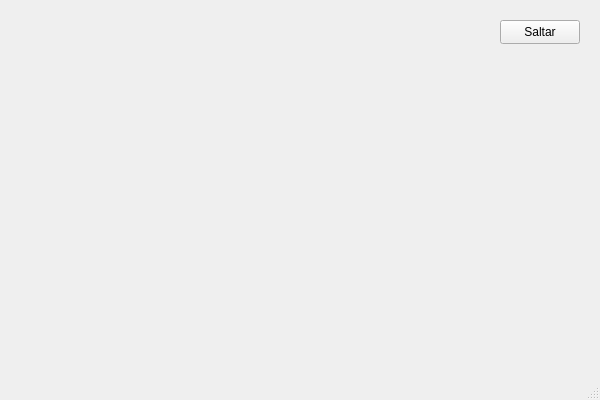
<?xml version="1.0" encoding="UTF-8"?>
<ui version="4.0">
 <class>MainWindow</class>
 <widget class="QMainWindow" name="MainWindow">
  <property name="geometry">
   <rect>
    <x>0</x>
    <y>0</y>
    <width>600</width>
    <height>400</height>
   </rect>
  </property>
  <property name="windowTitle">
   <string>MainWindow</string>
  </property>
  <widget class="QWidget" name="centralwidget">
   <widget class="QPushButton" name="pushButton">
    <property name="geometry">
     <rect>
      <x>500</x>
      <y>20</y>
      <width>80</width>
      <height>24</height>
     </rect>
    </property>
    <property name="text">
     <string>Saltar</string>
    </property>
   </widget>
  </widget>
  <widget class="QMenuBar" name="menubar">
   <property name="geometry">
    <rect>
     <x>0</x>
     <y>0</y>
     <width>600</width>
     <height>21</height>
    </rect>
   </property>
  </widget>
  <widget class="QStatusBar" name="statusbar"/>
 </widget>
 <resources/>
 <connections/>
</ui>
